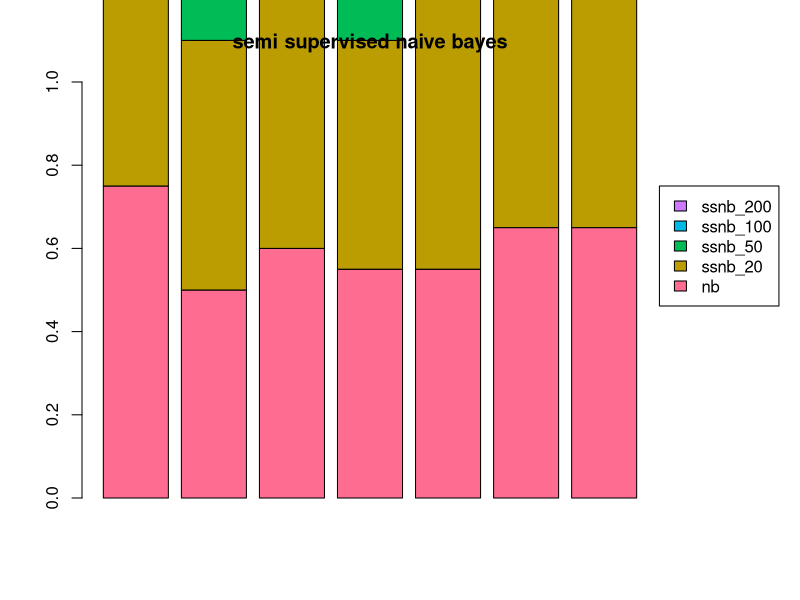

Here is the R script that generated this plot:
rcumsum <- function(x) {
 x_right_shifted <- c(0,x[1:(length(x)-1)])
 x - x_right_shifted
}

hue_scale = c("#FF6C91", "#BC9D01", "#00BC57", "#00B8E5", "#CD79FF")

num_classifiers = 5
num_test_runs = 7
m = matrix(nrow=num_classifiers, ncol=num_test_runs)

data = read.csv('results.csv')

png("g20.png", width = 800, height = 480, bg = "transparent")
data_training = data[data$training==20,]

for(n in 1:7) {
	run_stats = as.vector(data_training[n,][,2:6], mode='numeric')	
#	m[,n] = rcumsum(run_stats)
	m[,n] = run_stats
}

# Expand right side of clipping rect to make room for the legend
# (from http://www.harding.edu/fmccown/R/)
par(mar=c(5, 4, 4, 2) + 0.1)
par(xpd=T, mar=par()$mar+c(0,0,0,5))
barplot(m, ylim=0:1, col=hue_scale)
legend(8.75,0.75, rev(names(data)[2:6]), fill=rev(hue_scale))
title("semi supervised naive bayes")
dev.off()


